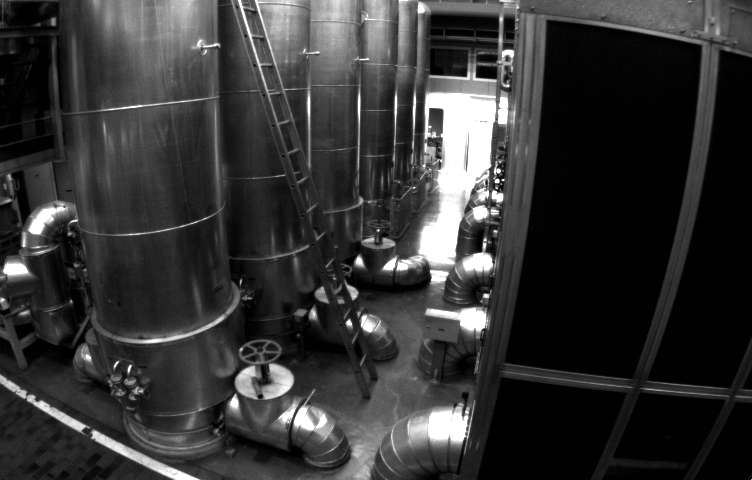
//> input picture ch5/imageBasics/distorted.png, 752 x 480 px
$ ./undistortImage   (built with g++ and OpenCV 4)
//> lines starting //> are read from the running program, lines starting //| are printed output that depends on the picture
#include <opencv2/opencv.hpp>
#include <string>

using namespace std;

string image_file = "/home/huang/test/myslam/ch5/imageBasics/distorted.png";

int main(int argc, char **argv) {

  // 本程序实现去畸变部分的代码。尽管我们可以调用OpenCV的去畸变，但自己实现一遍有助于理解。
  // 畸变参数
  double k1 = -0.28340811, k2 = 0.07395907, p1 = 0.00019359, p2 = 1.76187114e-05;
  // 内参
  double fx = 458.654, fy = 457.296, cx = 367.215, cy = 248.375;

  cv::Mat image = cv::imread(image_file, 0);   // 图像是灰度图，CV_8UC1
//> image is the input picture: 480 rows x 752 cols, CV_8UC1; min 1, max 255, mean 52.6
  int rows = image.rows, cols = image.cols;
//> rows = 480; cols = 752
  cv::Mat image_undistort = cv::Mat(rows, cols, CV_8UC1);   // 去畸变以后的图

  // 计算去畸变后图像的内容
  for (int v = 0; v < rows; v++) {
    for (int u = 0; u < cols; u++) {
      // 按照公式，计算点(u,v)对应到畸变图像中的坐标(u_distorted, v_distorted)
      double x = (u - cx) / fx, y = (v - cy) / fy;
      double r = sqrt(x * x + y * y);
      double x_distorted = x * (1 + k1 * r * r + k2 * r * r * r * r) + 2 * p1 * x * y + p2 * (r * r + 2 * x * x);
      double y_distorted = y * (1 + k1 * r * r + k2 * r * r * r * r) + p1 * (r * r + 2 * y * y) + 2 * p2 * x * y;
      double u_distorted = fx * x_distorted + cx;
      double v_distorted = fy * y_distorted + cy;

      // 赋值 (最近邻插值)
      if (u_distorted >= 0 && v_distorted >= 0 && u_distorted < cols && v_distorted < rows) {
        image_undistort.at<uchar>(u, v) = image.at<uchar>((int) v_distorted, (int) u_distorted);
      } else {
        image_undistort.at<uchar>(v, u) = 0;
      }
    }
  }
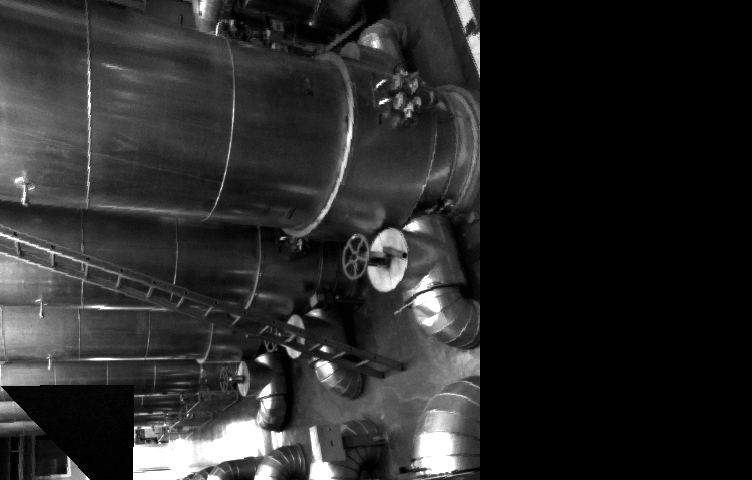
//> image_undistort: 480 rows x 752 cols, CV_8UC1; min 0, max 255, mean 41.4

  // 画图去畸变后图像
  cv::imshow("distorted", image);
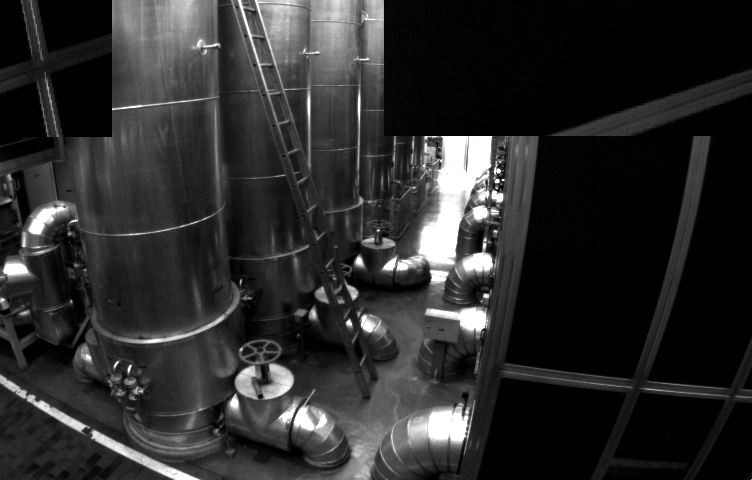
//> window 'distorted': 480 rows x 752 cols, CV_8UC1; min 1, max 255, mean 43.8
  cv::imshow("undistorted", image_undistort);
  cv::waitKey();
  return 0;
}
